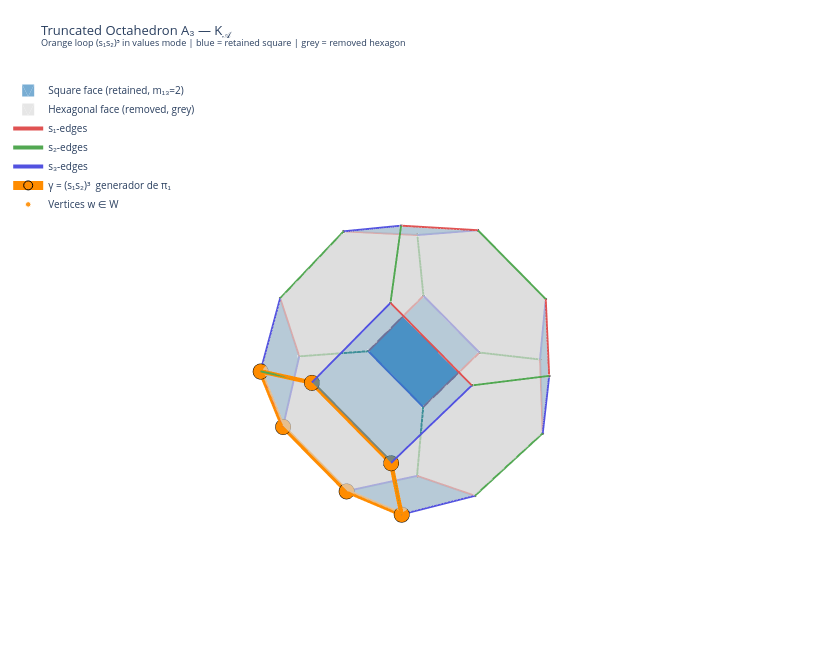

Notebook code for this chart:
### Code cell
import plotly.graph_objects as go
import numpy as np
from itertools import permutations as iperms
from sage.geometry.polyhedron.constructor import Polyhedron

# ── Geometry (self-contained) ────────────────────────────────────────────────
all_verts = sorted(set(iperms([1,2,3,4])))
center_4d = np.mean(np.array(all_verts, dtype=float), axis=0)

c1 = np.array([ 1,-1,-1, 1], dtype=float) / 2
c2 = np.array([ 1, 1,-1,-1], dtype=float) / 2
c3 = np.array([ 1,-1, 1,-1], dtype=float) / 2

def proj(v):
    cv = np.array(v, dtype=float) - center_4d
    return np.array([cv @ c1, cv @ c2, cv @ c3])

coords = {v: proj(v) for v in all_verts}

# ── Edge typing: pos-swap vs val-swap (choose the one that matches the 1-skeleton)

def edge_type_pos(u, v):
    diff = [i for i in range(4) if u[i] != v[i]]
    if len(diff) == 2 and abs(diff[0]-diff[1]) == 1:
        if u[diff[0]] == v[diff[1]] and u[diff[1]] == v[diff[0]]:
            return diff[0] + 1
    return None


def edge_type_val(u, v):
    for i in (1, 2, 3):
        ulist = list(u)
        pi = ulist.index(i)
        pj = ulist.index(i + 1)
        ulist[pi], ulist[pj] = ulist[pj], ulist[pi]
        if tuple(ulist) == v:
            return i
    return None

P_loc      = Polyhedron(vertices=all_verts)
sage_hex_l = [f for f in P_loc.faces(2) if f.n_vertices() == 6]
sage_sq_l  = [f for f in P_loc.faces(2) if f.n_vertices() == 4]

edge_pairs = []
for f in P_loc.faces(1):
    vts = [tuple(int(x) for x in v.vector()) for v in f.vertices()]
    edge_pairs.append((vts[0], vts[1]))

def classify_edges(edge_pairs, edge_type_fn):
    counts = {1: 0, 2: 0, 3: 0, None: 0}
    typed = []
    for u, v in edge_pairs:
        t = edge_type_fn(u, v)
        counts[t] = counts.get(t, 0) + 1
        typed.append((u, v, t))
    return typed, counts

edge_pos, counts_pos = classify_edges(edge_pairs, edge_type_pos)
edge_val, counts_val = classify_edges(edge_pairs, edge_type_val)

if counts_pos.get(None, 0) == 0:
    edges = edge_pos
    edge_mode = 'positions'
elif counts_val.get(None, 0) == 0:
    edges = edge_val
    edge_mode = 'values'
else:
    edges = edge_pos
    edge_mode = 'positions (with None)'

print('Edges total:', len(edge_pairs))
print('Counts pos-swap:', counts_pos)
print('Counts val-swap:', counts_val)
print('Using mode:', edge_mode)

# ── Loop γ = (s1 s2)^3 consistent with edge_mode ─────────────────────────────

def apply_s_pos(perm, i):
    p = list(perm)
    p[i-1], p[i] = p[i], p[i-1]
    return tuple(p)


def apply_s_val(perm, i):
    p = list(perm)
    pi = p.index(i)
    pj = p.index(i + 1)
    p[pi], p[pj] = p[pj], p[pi]
    return tuple(p)

apply_s = apply_s_pos if edge_mode.startswith('positions') else apply_s_val

start = (1, 2, 3, 4)
loop = [start]
steps = [1, 2, 1, 2, 1, 2]
cur = start
for si in steps:
    cur = apply_s(cur, si)
    loop.append(cur)

# ── helpers ──────────────────────────────────────────────────────────────────

def _face_pts(f):
    vt  = [tuple(int(x) for x in v.vector()) for v in f.vertices()]
    pts = np.array([coords[v] for v in vt])
    cen = pts.mean(axis=0)
    e1  = pts[1] - pts[0]; e1 /= np.linalg.norm(e1)
    nrm = np.cross(pts[1]-pts[0], pts[2]-pts[0]); nrm /= np.linalg.norm(nrm)
    e2  = np.cross(nrm, e1)
    return pts[np.argsort(np.arctan2([(p-cen)@e2 for p in pts],
                                     [(p-cen)@e1 for p in pts]))]

def _tri(face_list):
    vx, vy, vz, fi, fj, fk = [], [], [], [], [], []
    for f in face_list:
        pts = _face_pts(f); n = len(pts); base = len(vx)
        for p in pts:
            vx.append(float(p[0])); vy.append(float(p[1])); vz.append(float(p[2]))
        for t in range(1, n-1):
            fi.append(base); fj.append(base+t); fk.append(base+t+1)
    return vx, vy, vz, fi, fj, fk

_fl = dict(ambient=1.0, diffuse=0.0, specular=0.0, roughness=1.0, fresnel=0.0)
FACE_OPACITY = 0.65
EDGE_OFFSET = 0.02

# Faces first so edges render on top
traces = []

# ALL 14 faces shown — closed surface so no back-edge artifacts
sq_vx, sq_vy, sq_vz, sq_fi, sq_fj, sq_fk = _tri(sage_sq_l)
traces.append(go.Mesh3d(x=sq_vx, y=sq_vy, z=sq_vz, i=sq_fi, j=sq_fj, k=sq_fk,
    color='#3182bd', opacity=FACE_OPACITY, lighting=_fl,
    name='Square face (retained, m₁₃=2)', showlegend=True))

hx_vx, hx_vy, hx_vz, hx_fi, hx_fj, hx_fk = _tri(sage_hex_l)
traces.append(go.Mesh3d(x=hx_vx, y=hx_vy, z=hx_vz, i=hx_fi, j=hx_fj, k=hx_fk,
    color='#d9d9d9', opacity=FACE_OPACITY, lighting=_fl,
    name='Hexagonal face (removed, grey)', showlegend=True))

# ── edges by generator ────────────────────────────────────────────────────────
ec = {1: '#e05252', 2: '#52a852', 3: '#5252e0'}
en = {1: 's₁-edges', 2: 's₂-edges', 3: 's₃-edges'}
extra_x, extra_y, extra_z = [], [], []

for et in [1, 2, 3]:
    xs, ys, zs = [], [], []
    for u, v, t in edges:
        if t != et:
            continue
        off = np.array([0.0, 0.0, 0.0])
        pu, pv = coords[u] + off, coords[v] + off
        xs += [float(pu[0]), float(pv[0]), None]
        ys += [float(pu[1]), float(pv[1]), None]
        zs += [float(pu[2]), float(pv[2]), None]
    traces.append(go.Scatter3d(x=xs, y=ys, z=zs, mode='lines',
        line=dict(color=ec[et], width=4), name=en[et]))

for u, v, t in edges:
    if t is not None:
        continue
    pu, pv = coords[u], coords[v]
    extra_x += [float(pu[0]), float(pv[0]), None]
    extra_y += [float(pu[1]), float(pv[1]), None]
    extra_z += [float(pu[2]), float(pv[2]), None]

if extra_x:
    traces.append(go.Scatter3d(
        x=extra_x, y=extra_y, z=extra_z, mode='lines',
        line=dict(color='#111111', width=4), name='untyped edges'))

# ── loop γ = (s₁s₂)³ ─────────────────────────────────────────────────────────
lp = np.array([coords[v] for v in loop])
traces.append(go.Scatter3d(
    x=lp[:,0].tolist(), y=lp[:,1].tolist(), z=lp[:,2].tolist(),
    mode='lines+markers',
    line=dict(color='#ff8c00', width=9),
    marker=dict(size=9, color='#ff8c00', line=dict(color='black', width=1)),
    name='γ = (s₁s₂)³  generador de π₁'))

# ── vertices ──────────────────────────────────────────────────────────────────
loop_set = set(loop[:-1])
vc   = ['#ff8c00' if v in loop_set else '#555555' for v in all_verts]
vs_  = [10        if v in loop_set else 4          for v in all_verts]
allp = np.array([coords[v] for v in all_verts])
traces.append(go.Scatter3d(
    x=allp[:,0].tolist(), y=allp[:,1].tolist(), z=allp[:,2].tolist(),
    mode='markers', marker=dict(size=vs_, color=vc, opacity=0.9),
    text=[str(list(v)) for v in all_verts], hoverinfo='text', name='Vertices w ∈ W'))

# ── layout ────────────────────────────────────────────────────────────────────
_ax = dict(visible=False)
fig = go.Figure(data=traces)
fig.update_layout(
    title=dict(
        text=('Truncated Octahedron A₃ — K<sub>𝒜</sub><br>'
              f'<sup>Orange loop (s₁s₂)³ in {edge_mode} mode | '
              'blue = retained square | grey = removed hexagon</sup>'),
        font=dict(size=13)),
    scene=dict(xaxis=_ax, yaxis=_ax, zaxis=_ax,
               bgcolor='white', aspectmode='cube',
               camera=dict(eye=dict(x=2.5, y=0.3, z=0.3))),
    legend=dict(x=0.01, y=0.99, bgcolor='rgba(255,255,255,0.8)', font=dict(size=10)),
    margin=dict(l=0, r=0, b=0, t=70), width=820, height=660)

fig.write_html('a3_pi1_generator.html')
print('Interactive HTML saved to  a3_pi1_generator.html')
fig.show()

### Figure 1 — Plotly figure (JSON) as saved in the notebook; plotly's stock layout.template omitted (floating-point values rounded to 4 significant figures)
{"data": [{"color": "#3182bd", "i": [0, 0, 4, 4, 8, 8, 12, 12, 16, 16, 20, 20], "j": [1, 2, 5, 6, 9, 10, 13, 14, 17, 18, 21, 22], "k": [2, 3, 6, 7, 10, 11, 14, 15, 18, 19, 22, 23], "lighting": {"ambient": 1, "diffuse": 0, "fresnel": 0, "roughness": 1, "specular": 0}, "name": "Square face (retained, m₁₃=2)", "opacity": 0.65, "showlegend": true, "type": "mesh3d", "x": [0, -1, 0, 1, 2, 2, 2, 2, -2, -2, -2, -2, 0, -1, 0, 1, 0, -1, 0, 1, 0, -1, 0, 1], "y": [-1, 0, 1, 0, -1, 0, 1, 0, -1, 0, 1, 0, -2, -2, -2, -2, -1, 0, 1, 0, 2, 2, 2, 2], "z": [2, 2, 2, 2, 0, -1, 0, 1, 0, -1, 0, 1, -1, 0, 1, 0, -2, -2, -2, -2, -1, 0, 1, 0]}, {"color": "#d9d9d9", "i": [0, 0, 0, 0, 6, 6, 6, 6, 12, 12, 12, 12, 18, 18, 18, 18, 24, 24, 24, 24, 30, 30, 30, 30, 36, 36, 36, 36, 42, 42, 42, 42], "j": [1, 2, 3, 4, 7, 8, 9, 10, 13, 14, 15, 16, 19, 20, 21, 22, 25, 26, 27, 28, 31, 32, 33, 34, 37, 38, 39, 40, 43, 44, 45, 46], "k": [2, 3, 4, 5, 8, 9, 10, 11, 14, 15, 16, 17, 20, 21, 22, 23, 26, 27, 28, 29, 32, 33, 34, 35, 38, 39, 40, 41, 44, 45, 46, 47], "lighting": {"ambient": 1, "diffuse": 0, "fresnel": 0, "roughness": 1, "specular": 0}, "name": "Hexagonal face (removed, grey)", "opacity": 0.65, "showlegend": true, "type": "mesh3d", "x": [1, 0, 0, 1, 2, 2, -1, -2, -2, -1, 0, 0, 0, 0, 1, 2, 2, 1, -1, -2, -2, -1, 0, 0, 1, 0, 0, 1, 2, 2, 0, -1, -2, -2, -1, 0, -2, -2, -1, 0, 0, -1, 2, 1, 0, 0, 1, 2], "y": [0, 1, 2, 2, 1, 0, 0, 0, 1, 2, 2, 1, -2, -1, 0, 0, -1, -2, -2, -1, 0, 0, -1, -2, -2, -2, -1, 0, 0, -1, -2, -2, -1, 0, 0, -1, 0, 1, 2, 2, 1, 0, 0, 0, 1, 2, 2, 1], "z": [-2, -2, -1, 0, 0, -1, -2, -1, 0, 0, -1, -2, -1, -2, -2, -1, 0, 0, 0, 0, 1, 2, 2, 1, 0, 1, 2, 2, 1, 0, -1, 0, 0, -1, -2, -2, 1, 0, 0, 1, 2, 2, 1, 2, 2, 1, 0, 0]}, {"line": {"color": "#e05252", "width": 4}, "mode": "lines", "name": "s₁-edges", "type": "scatter3d", "x": [0, -1, null, 1, 0, null, -2, -2, null, -1, 0, null, 0, -1, null, 2, 2, null, 2, 2, null, 0, 1, null, 0, 1, null, -2, -2, null, -1, 0, null, 1, 0, null], "y": [-1, 0, null, 0, 1, null, 0, 1, null, 0, 1, null, 2, 2, null, -1, 0, null, 0, 1, null, -2, -2, null, -1, 0, null, -1, 0, null, -2, -2, null, 2, 2, null], "z": [2, 2, null, 2, 2, null, -1, 0, null, -2, -2, null, -1, 0, null, 0, -1, null, 1, 0, null, -1, 0, null, -2, -2, null, 0, 1, null, 0, 1, null, 0, 1, null]}, {"line": {"color": "#52a852", "width": 4}, "mode": "lines", "name": "s₂-edges", "type": "scatter3d", "x": [0, 0, null, 1, 2, null, 2, 1, null, -1, -2, null, -2, -1, null, 1, 2, null, 0, 0, null, 0, 0, null, -1, -2, null, -2, -1, null, 2, 1, null, 0, 0, null], "y": [1, 2, null, 0, 0, null, 1, 2, null, 0, 0, null, 1, 2, null, -2, -1, null, -2, -1, null, -2, -1, null, -2, -1, null, 0, 0, null, 0, 0, null, 1, 2, null], "z": [-2, -1, null, -2, -1, null, 0, 0, null, -2, -1, null, 0, 0, null, 0, 0, null, -1, -2, null, 1, 2, null, 0, 0, null, 1, 2, null, 1, 2, null, 2, 1, null]}, {"line": {"color": "#5252e0", "width": 4}, "mode": "lines", "name": "s₃-edges", "type": "scatter3d", "x": [0, 1, null, -1, 0, null, 2, 2, null, 1, 0, null, 0, 1, null, 2, 2, null, -2, -2, null, -2, -2, null, 1, 0, null, 0, -1, null, 0, -1, null, -1, 0, null], "y": [-1, 0, null, 0, 1, null, 0, 1, null, 0, 1, null, 2, 2, null, -1, 0, null, -1, 0, null, 0, 1, null, -2, -2, null, -2, -2, null, -1, 0, null, 2, 2, null], "z": [2, 2, null, 2, 2, null, -1, 0, null, -2, -2, null, -1, 0, null, 0, 1, null, 0, -1, null, 1, 0, null, 0, 1, null, -1, 0, null, -2, -2, null, 0, 1, null]}, {"line": {"color": "#ff8c00", "width": 9}, "marker": {"color": "#ff8c00", "line": {"color": "black", "width": 1}, "size": 9}, "mode": "lines+markers", "name": "γ = (s₁s₂)³  generador de π₁", "type": "scatter3d", "x": [0, 1, 2, 2, 1, 0, 0], "y": [-2, -2, -1, 0, 0, -1, -2], "z": [-1, 0, 0, -1, -2, -2, -1]}, {"hoverinfo": "text", "marker": {"color": ["#ff8c00", "#555555", "#ff8c00", "#555555", "#555555", "#555555", "#ff8c00", "#555555", "#ff8c00", "#555555", "#555555", "#555555", "#ff8c00", "#555555", "#ff8c00", "#555555", "#555555", "#555555", "#555555", "#555555", "#555555", "#555555", "#555555", "#555555"], "opacity": 0.9, "size": [10, 4, 10, 4, 4, 4, 10, 4, 10, 4, 4, 4, 10, 4, 10, 4, 4, 4, 4, 4, 4, 4, 4, 4]}, "mode": "markers", "name": "Vertices w ∈ W", "text": ["[1, 2, 3, 4]", "[1, 2, 4, 3]", "[1, 3, 2, 4]", "[1, 3, 4, 2]", "[1, 4, 2, 3]", "[1, 4, 3, 2]", "[2, 1, 3, 4]", "[2, 1, 4, 3]", "[2, 3, 1, 4]", "[2, 3, 4, 1]", "[2, 4, 1, 3]", "[2, 4, 3, 1]", "[3, 1, 2, 4]", "[3, 1, 4, 2]", "[3, 2, 1, 4]", "[3, 2, 4, 1]", "[3, 4, 1, 2]", "[3, 4, 2, 1]", "[4, 1, 2, 3]", "[4, 1, 3, 2]", "[4, 2, 1, 3]", "[4, 2, 3, 1]", "[4, 3, 1, 2]", "[4, 3, 2, 1]"], "type": "scatter3d", "x": [0, -1, 0, -2, -1, -2, 1, 0, 1, -2, 0, -2, 2, 0, 2, -1, 0, -1, 2, 1, 2, 0, 1, 0], "y": [-2, -2, -1, -1, 0, 0, -2, -2, 0, 0, 1, 1, -1, -1, 0, 0, 2, 2, 0, 0, 1, 1, 2, 2], "z": [-1, 0, -2, 0, -2, -1, 0, 1, -2, 1, -2, 0, 0, 2, -1, 2, -1, 0, 1, 2, 0, 2, 0, 1]}], "layout": {"height": 660, "legend": {"bgcolor": "rgba(255,255,255,0.8)", "font": {"size": 10}, "x": 0.01, "y": 0.99}, "margin": {"b": 0, "l": 0, "r": 0, "t": 70}, "scene": {"aspectmode": "cube", "bgcolor": "white", "camera": {"eye": {"x": 2.5, "y": 0.3, "z": 0.3}}, "xaxis": {"visible": false}, "yaxis": {"visible": false}, "zaxis": {"visible": false}}, "title": {"font": {"size": 13}, "text": "Truncated Octahedron A₃ — K<sub>𝒜</sub><br><sup>Orange loop (s₁s₂)³ in values mode | blue = retained square | grey = removed hexagon</sup>"}, "width": 820}}
